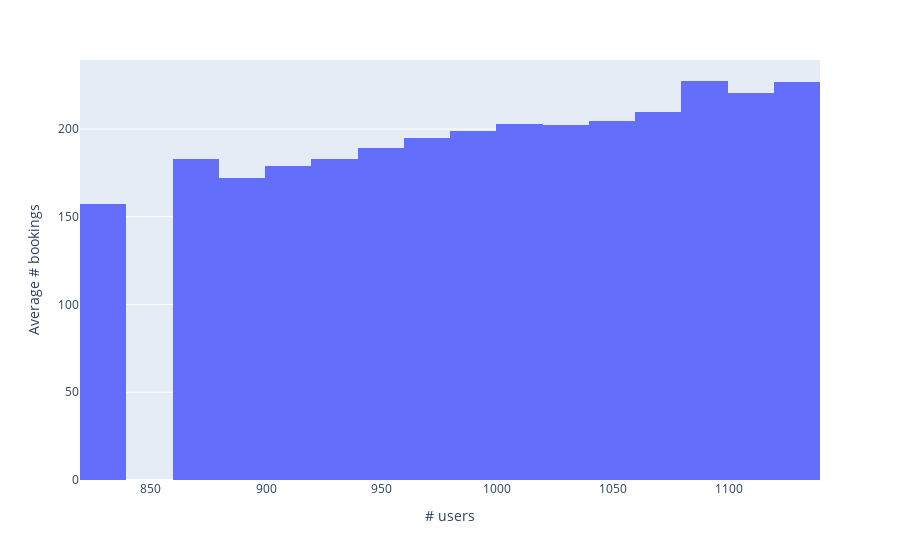

The notebook cell this image was saved under:
### Markdown cell above
#### Setting axes titles

Let's reproduce one of the examples above and use the ```update_layout()``` function to set the x-axis (y-axis) title with its ```xaxis_title``` (```yaxis_title```) argument.

### Code cell
fig = px.histogram(data_users_dict, x="number_of_users", y='number_of_bookings', histfunc='avg')
fig.update_layout(
    xaxis_title="# users",
    yaxis_title="Average # bookings",
)
fig.show()

### Figure 1 — Plotly figure (JSON) as saved in the notebook; plotly's stock layout.template omitted (floating-point values rounded to 4 significant figures)
{"data": [{"alignmentgroup": "True", "bingroup": "x", "histfunc": "avg", "hovertemplate": "number_of_users=%{x}<br>avg of number_of_bookings=%{y}<extra></extra>", "legendgroup": "", "marker": {"color": "#636efa", "pattern": {"shape": ""}}, "name": "", "offsetgroup": "", "orientation": "v", "showlegend": false, "type": "histogram", "x": [1049, 992, 992, 987, 965, 1038, 998, 1019, 1055, 1055, 913, 991, 951, 1089, 956, 956, 959, 959, 992, 947, 979, 1004, 950, 988, 966, 1051, 1015, 960, 1000, 1060, 1011, 968, 1022, 1011, 998, 998, 953, 928, 983, 1057, 1032, 949, 1063, 1008, 1109, 977, 1109, 1018, 929, 971, 1033, 1107, 1004, 996, 1033, 1051, 999, 1035, 1006, 1025, 983, 1056, 962, 834, 1007, 882, 1096, 1030, 1011, 956, 1021, 971, 1032, 948, 1045, 926, 920, 1067, 1035, 991, 1005, 1020, 1072, 912, 1017, 920, 1038, 1043, 990, 1125, 1022, 958, 958, 1085, 1032, 875, 1012, 1110, 952, 944, 1073, 973, 992, 1017, 1056, 938, 1033, 989, 1013, 1025, 1057, 1002, 1045, 1001, 1031, 1020, 1001, 1013, 1003, 917], "xaxis": "x", "y": [202, 194, 217, 194, 190, 208, 201, 194, 211, 203, 187, 186, 181, 227, 180, 204, 184, 197, 194, 197, 183, 186, 205, 192, 209, 214, 190, 193, 199, 222, 202, 201, 195, 196, 202, 187, 174, 183, 193, 205, 204, 185, 213, 201, 230, 203, 217, 217, 179, 194, 206, 206, 204, 216, 199, 212, 199, 207, 228, 194, 196, 205, 190, 157, 228, 172, 233, 192, 202, 187, 216, 192, 196, 190, 204, 192, 191, 204, 203, 208, 195, 201, 203, 172, 197, 173, 209, 192, 196, 227, 191, 196, 179, 222, 215, 183, 205, 228, 197, 181, 206, 193, 208, 197, 197, 178, 195, 198, 203, 209, 218, 198, 194, 200, 206, 195, 201, 214, 211, 178], "yaxis": "y"}], "layout": {"barmode": "relative", "legend": {"tracegroupgap": 0}, "margin": {"t": 60}, "xaxis": {"anchor": "y", "domain": [0, 1], "title": {"text": "# users"}}, "yaxis": {"anchor": "x", "domain": [0, 1], "title": {"text": "Average # bookings"}}}}
